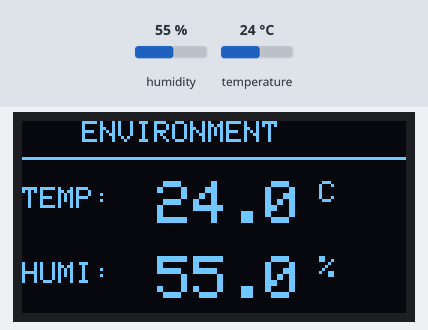
Bench run of a sketch on a simulated ESP32-C3. On the bench: 128×64 one-colour display. Inputs (shaded band) come from the test bench; at power-on: humidity 55 %, temperature 24 °C.

Above: at 1.2 s.
1.3 s: humidity set to 22 %
At 2.7 s:
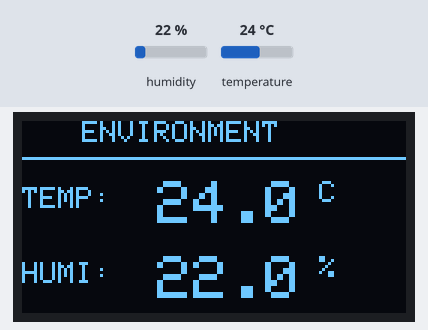
4.0 s: temperature set to 12 °C
At 4.8 s:
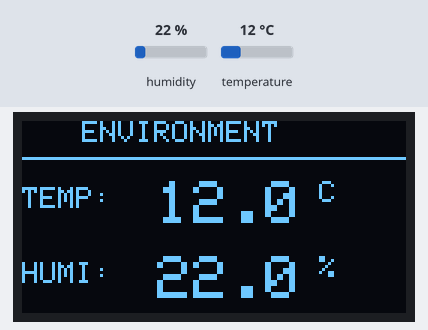
6.7 s: humidity set to 40 %
At 9.0 s:
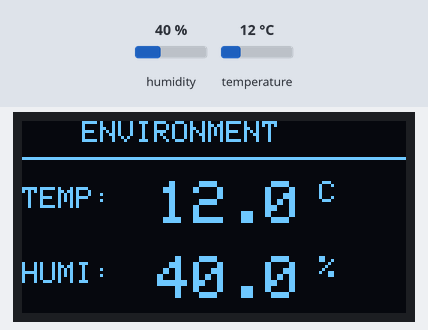
9.7 s: temperature set to 19 °C
At 11.1 s:
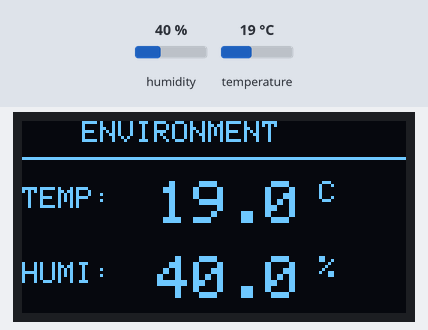
Timing chart, 0 to 12.7 s (numbered marks = the images above; inputs shaded):
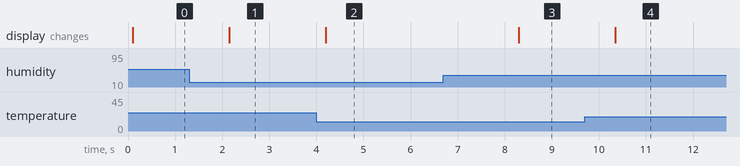

Measured:
- after the input at 1.3 s, the display: changes after 0.85 s (image 1)
- after the input at 4.0 s, the display: changes after 0.20 s (image 2)
- after the input at 6.7 s, the display: changes after 1.6 s (image 3)
- after the input at 9.7 s, the display: changes after 0.65 s (image 4)

The sketch:

ESP32_C3_DHT11_Sensor.ino
```cpp
#include <Wire.h>
#include <Adafruit_GFX.h>
#include <Adafruit_SSD1306.h>
#include <DHT.h>

// OLED Configuration
#define SCREEN_WIDTH 128
#define SCREEN_HEIGHT 64
#define OLED_RESET    -1
#define SCREEN_ADDRESS 0x3C
Adafruit_SSD1306 display(SCREEN_WIDTH, SCREEN_HEIGHT, &Wire, OLED_RESET);

// DHT11 Configuration
#define DHTPIN 10       // Digital pin connected to the DHT sensor
#define DHTTYPE DHT11  // Specify the sensor type
DHT dht(DHTPIN, DHTTYPE);

void setup() {
  Serial.begin(115200);

  // Initialize DHT sensor
  dht.begin();

  // Initialize I2C for ESP32-C3 (SDA=8, SCL=9)
  Wire.begin(8, 9);

  // Initialize OLED
  if(!display.begin(SSD1306_SWITCHCAPVCC, SCREEN_ADDRESS)) {
    Serial.println(F("OLED fail"));
    for(;;);
  }

  display.clearDisplay();
  display.setTextColor(SSD1306_WHITE);
  display.display();
}

void loop() {
  // Reading temperature or humidity takes about 250 milliseconds!
  float h = dht.readHumidity();
  float t = dht.readTemperature(); // Celsius

  // Check if any reads failed and exit early (to try again).
  if (isnan(h) || isnan(t)) {
    display.clearDisplay();
    display.setCursor(0, 0);
    display.setTextSize(1);
    display.println("Sensor Error!");
    display.println("Check Wiring...");
    display.display();
    return;
  }

  // --- Display UI ---
  display.clearDisplay();

  // Draw Title
  display.setTextSize(1);
  display.setCursor(20, 0);
  display.println("ENVIRONMENT");
  display.drawLine(0, 12, 128, 12, SSD1306_WHITE);

  // Display Temperature
  display.setCursor(0, 22);
  display.setTextSize(1);
  display.print("TEMP:");
  display.setCursor(45, 20);
  display.setTextSize(2);
  display.print(t, 1); // 1 decimal place
  display.setTextSize(1);
  display.print(" C");

  // Display Humidity
  display.setCursor(0, 47);
  display.setTextSize(1);
  display.print("HUMI:");
  display.setCursor(45, 45);
  display.setTextSize(2);
  display.print(h, 1); // 1 decimal place
  display.setTextSize(1);
  display.print(" %");

  display.display();

  delay(2000); // DHT11 is slow, only read every 2 seconds
}
```
